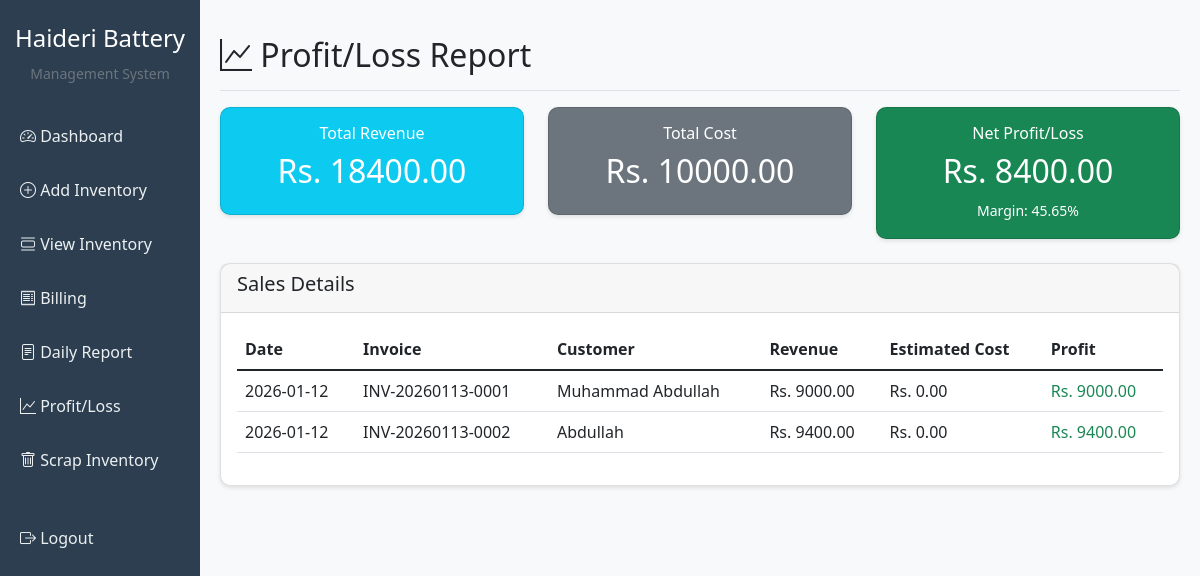
The page /profit_loss (signed in) on the database its author committed.
### app.py (models this page shows)
class Sale(db.Model):
    id = db.Column(db.Integer, primary_key=True)
    invoice_number = db.Column(db.String(50), unique=True, nullable=False)
    customer_name = db.Column(db.String(200))
    customer_phone = db.Column(db.String(20))
    items = db.Column(db.Text)  # JSON string of items
    subtotal = db.Column(db.Float, nullable=False)
    discount = db.Column(db.Float, default=0)
    scrap_deduction = db.Column(db.Float, default=0)  # New column
    total = db.Column(db.Float, nullable=False)
    payment_method = db.Column(db.String(50))
    created_by = db.Column(db.String(100))
    created_at = db.Column(db.DateTime, default=datetime.utcnow)

### app.py (the view)
@app.route('/profit_loss')
@login_required
def profit_loss():
    start_date = request.args.get('start_date', (datetime.now() - timedelta(days=30)).strftime('%Y-%m-%d'))
    end_date = request.args.get('end_date', datetime.now().strftime('%Y-%m-%d'))
    sales = Sale.query.filter(
        Sale.created_at >= start_date,
        Sale.created_at <= end_date + ' 23:59:59'
    ).all()
    batteries = Battery.query.all()
    battery_dict = {battery.barcode: battery for battery in batteries}
    total_revenue = sum(sale.total for sale in sales)
    total_cost = 0
    for sale in sales:
        items = json.loads(sale.items)
        for item in items:
            battery = battery_dict.get(item['barcode'])
            if battery:
                total_cost += battery.purchase_price * item['quantity']
    total_profit = total_revenue - total_cost
    profit_margin = (total_profit / total_revenue * 100) if total_revenue > 0 else 0
    return render_template('profit_loss.html',
                         sales=sales,
                         start_date=start_date,
                         end_date=end_date,
                         total_revenue=total_revenue,
                         total_cost=total_cost,
                         total_profit=total_profit,
                         profit_margin=profit_margin,
                         batteries=batteries)

### app.py (called while the page is built)
@login_manager.user_loader
def load_user(user_id):
    return User.query.get(int(user_id))

@app.template_filter('fromjson')
def from_json(value):
    try:
        return json.loads(value)
    except:
        return []

### templates/profit_loss.html (shortened to what this page needs)
{% extends "base.html" %}
{% block content %}
<div class="d-flex justify-content-between flex-wrap flex-md-nowrap align-items-center pt-3 pb-2 mb-3 border-bottom">
    <h1 class="h2"><i class="bi bi-graph-up"></i> Profit/Loss Report</h1>
</div>
<div class="row mb-4">
    <div class="col-md-4">
        <div class="card bg-info text-white">
            <div class="card-body text-center">
                <h6 class="card-title">Total Revenue</h6>
                <h2>Rs. {{ "%.2f"|format(total_revenue) }}</h2>
            </div>
        </div>
    </div>
    <div class="col-md-4">
        <div class="card bg-secondary text-white">
            <div class="card-body text-center">
                <h6 class="card-title">Total Cost</h6>
                <h2>Rs. {{ "%.2f"|format(total_cost) }}</h2>
            </div>
        </div>
    </div>
    <div class="col-md-4">
        <div class="card {% if total_profit >= 0 %}bg-success{% else %}bg-danger{% endif %} text-white">
            <div class="card-body text-center">
                <h6 class="card-title">Net Profit/Loss</h6>
                <h2>Rs. {{ "%.2f"|format(total_profit) }}</h2>
                <small>Margin: {{ "%.2f"|format(profit_margin) }}%</small>
            </div>
        </div>
    </div>
</div>
<div class="card">
    <div class="card-header"><h5>Sales Details</h5></div>
    <div class="card-body">
        {% if sales %}
        <div class="table-responsive">
            <table class="table table-hover">
                <thead>
                    <tr>
                        <th>Date</th>
                        <th>Invoice</th>
                        <th>Customer</th>
                        <th>Revenue</th>
                        <th>Estimated Cost</th>
                        <th>Profit</th>
                    </tr>
                </thead>
                <tbody>
                    {% for sale in sales %}
                    {% set items = sale.items|fromjson %}
                    {% set sale_cost = 0 %}
                    {% for item in items %}
                        {% set battery = batteries|selectattr("barcode", "equalto", item.barcode)|first %}
                        {% if battery %}
                            {% set sale_cost = sale_cost + (battery.purchase_price * item.quantity) %}
                        {% endif %}
                    {% endfor %}
                    {% set sale_profit = sale.total - sale_cost %}
                    <tr>
                        <td>{{ sale.created_at.strftime('%Y-%m-%d') }}</td>
                        <td>{{ sale.invoice_number }}</td>
                        <td>{{ sale.customer_name }}</td>
                        <td>Rs. {{ "%.2f"|format(sale.total) }}</td>
                        <td>Rs. {{ "%.2f"|format(sale_cost) }}</td>
                        <td class="{% if sale_profit >= 0 %}text-success{% else %}text-danger{% endif %}">
                            Rs. {{ "%.2f"|format(sale_profit) }}
                        </td>
                    </tr>
                    {% endfor %}
                </tbody>
            </table>
        </div>
        {% else %}
        <div class="text-center py-5">
            <h4 class="text-muted">No sales found in this date range</h4>
        </div>
        {% endif %}
    </div>
</div>
{% endblock %}

### templates/base.html (style rules this page uses)
body { background-color: #f8f9fa; }
.card { border-radius: 10px; box-shadow: 0 2px 4px rgba(0,0,0,0.1); }

### rows shown on the page
Sale: created_at "2026-01-12", invoice_number "INV-20260113-0001", customer_name "Muhammad Abdullah", total "9000.00", scrap_deduction "0.00"
Sale: created_at "2026-01-12", invoice_number "INV-20260113-0002", customer_name "Abdullah", total "9400.00", discount "0.00"

### other values the page prints
{{ "%.2f"|format(total_revenue) }} "18400.00"
{{ "%.2f"|format(total_cost) }} "10000.00"
{{ "%.2f"|format(total_profit) }} "8400.00"
{{ "%.2f"|format(profit_margin) }} "45.65"
